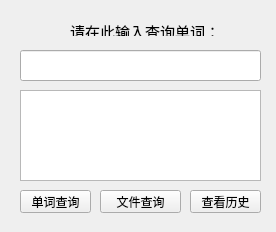
<?xml version="1.0" encoding="UTF-8"?>
<ui version="4.0">
 <class>Query</class>
 <widget class="QWidget" name="Query">
  <property name="geometry">
   <rect>
    <x>0</x>
    <y>0</y>
    <width>276</width>
    <height>232</height>
   </rect>
  </property>
  <property name="windowTitle">
   <string>Form</string>
  </property>
  <widget class="QLineEdit" name="query_word">
   <property name="geometry">
    <rect>
     <x>20</x>
     <y>50</y>
     <width>241</width>
     <height>31</height>
    </rect>
   </property>
  </widget>
  <widget class="QLabel" name="label">
   <property name="geometry">
    <rect>
     <x>70</x>
     <y>20</y>
     <width>151</width>
     <height>16</height>
    </rect>
   </property>
   <property name="text">
    <string>&lt;html&gt;&lt;head/&gt;&lt;body&gt;&lt;p&gt;&lt;span style=&quot; font-size:11pt;&quot;&gt;请在此输入查询单词：&lt;/span&gt;&lt;/p&gt;&lt;/body&gt;&lt;/html&gt;</string>
   </property>
  </widget>
  <widget class="QTextBrowser" name="query_ans">
   <property name="geometry">
    <rect>
     <x>20</x>
     <y>90</y>
     <width>241</width>
     <height>91</height>
    </rect>
   </property>
  </widget>
  <widget class="QPushButton" name="word_btn">
   <property name="geometry">
    <rect>
     <x>20</x>
     <y>190</y>
     <width>71</width>
     <height>23</height>
    </rect>
   </property>
   <property name="text">
    <string>单词查询</string>
   </property>
  </widget>
  <widget class="QPushButton" name="file_btn">
   <property name="geometry">
    <rect>
     <x>100</x>
     <y>190</y>
     <width>81</width>
     <height>23</height>
    </rect>
   </property>
   <property name="text">
    <string>文件查询</string>
   </property>
  </widget>
  <widget class="QPushButton" name="log_btn">
   <property name="geometry">
    <rect>
     <x>190</x>
     <y>190</y>
     <width>71</width>
     <height>23</height>
    </rect>
   </property>
   <property name="text">
    <string>查看历史</string>
   </property>
  </widget>
 </widget>
 <resources/>
 <connections/>
</ui>
